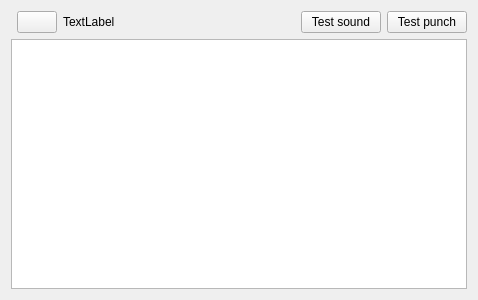
<?xml version="1.0" encoding="UTF-8"?>
<ui version="4.0">
 <class>CardReaderWidget</class>
 <widget class="QWidget" name="CardReaderWidget">
  <property name="geometry">
   <rect>
    <x>0</x>
    <y>0</y>
    <width>478</width>
    <height>300</height>
   </rect>
  </property>
  <property name="windowTitle">
   <string>Form</string>
  </property>
  <layout class="QVBoxLayout" name="verticalLayout">
   <item>
    <layout class="QHBoxLayout" name="horizontalLayout">
     <item>
      <widget class="qf::qmlwidgets::TableViewToolBar" name="tblCardsTB" native="true"/>
     </item>
     <item>
      <widget class="QFrame" name="frmToolbar">
       <property name="sizePolicy">
        <sizepolicy hsizetype="MinimumExpanding" vsizetype="Preferred">
         <horstretch>0</horstretch>
         <verstretch>0</verstretch>
        </sizepolicy>
       </property>
       <property name="frameShape">
        <enum>QFrame::NoFrame</enum>
       </property>
       <property name="frameShadow">
        <enum>QFrame::Raised</enum>
       </property>
       <layout class="QHBoxLayout" name="horizontalLayout_2">
        <property name="leftMargin">
         <number>0</number>
        </property>
        <property name="topMargin">
         <number>0</number>
        </property>
        <property name="rightMargin">
         <number>0</number>
        </property>
        <property name="bottomMargin">
         <number>0</number>
        </property>
        <item>
         <widget class="QPushButton" name="btComPort">
          <property name="icon">
           <iconset resource="../CardReader.qrc">
            <normaloff>:/quickevent/CardReader/images/comm.svg</normaloff>:/quickevent/CardReader/images/comm.svg</iconset>
          </property>
          <property name="iconSize">
           <size>
            <width>24</width>
            <height>24</height>
           </size>
          </property>
          <property name="checkable">
           <bool>true</bool>
          </property>
         </widget>
        </item>
        <item>
         <widget class="QLabel" name="lblConnectionInfo">
          <property name="text">
           <string notr="true">TextLabel</string>
          </property>
         </widget>
        </item>
        <item>
         <spacer name="horizontalSpacer">
          <property name="orientation">
           <enum>Qt::Horizontal</enum>
          </property>
          <property name="sizeHint" stdset="0">
           <size>
            <width>40</width>
            <height>20</height>
           </size>
          </property>
         </spacer>
        </item>
        <item>
         <widget class="QPushButton" name="btTestSound">
          <property name="text">
           <string>Test sound</string>
          </property>
         </widget>
        </item>
        <item>
         <widget class="QPushButton" name="btTest">
          <property name="text">
           <string>Test punch</string>
          </property>
         </widget>
        </item>
       </layout>
      </widget>
     </item>
    </layout>
   </item>
   <item>
    <widget class="qf::qmlwidgets::TableView" name="tblCards"/>
   </item>
  </layout>
 </widget>
 <customwidgets>
  <customwidget>
   <class>qf::qmlwidgets::TableView</class>
   <extends>QTableView</extends>
   <header location="global">qf/qmlwidgets/tableview.h</header>
  </customwidget>
  <customwidget>
   <class>qf::qmlwidgets::TableViewToolBar</class>
   <extends>QWidget</extends>
   <header location="global">qf/qmlwidgets/tableviewtoolbar.h</header>
   <container>1</container>
  </customwidget>
 </customwidgets>
 <resources>
  <include location="../CardReader.qrc"/>
 </resources>
 <connections/>
</ui>
